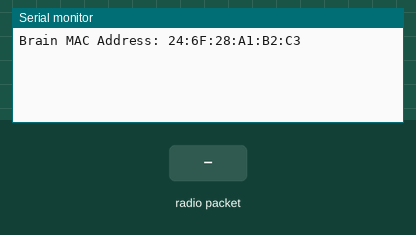
This sketch was run on a simulated ESP32. On the bench: the last lines printed to the serial monitor. Inputs (shaded band) come from the test bench.

Above: at 1.2 s.
1.3 s: radio packet "1" arrives
At 2.0 s:
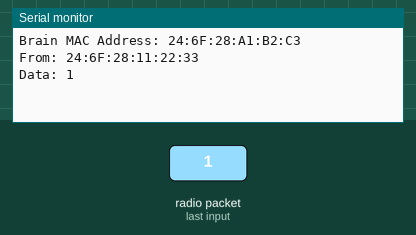
2.8 s: radio packet "0" arrives
At 4.0 s:
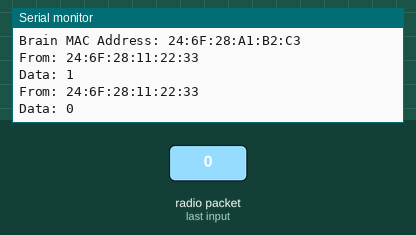
4.3 s: radio packet "2" arrives
At 5.5 s:
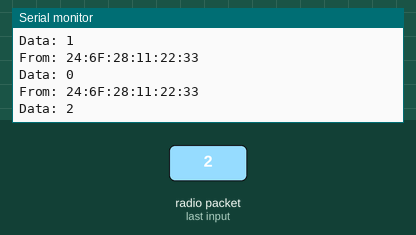

The sketch:

sketch_nov27a.ino
```cpp
#include <WiFi.h>
#include <esp_now.h>

void OnDataRecv(const esp_now_recv_info * info, const uint8_t *incomingData, int len) {
  char macStr[18];
  const uint8_t * mac = info->src_addr;

  snprintf(macStr, sizeof(macStr),
           "%02X:%02X:%02X:%02X:%02X:%02X",
           mac[0], mac[1], mac[2], mac[3], mac[4], mac[5]);

  Serial.print("From: ");
  Serial.println(macStr);

  Serial.print("Data: ");
  Serial.write(incomingData, len);
  Serial.println();
}

void setup() {
  Serial.begin(115200);

  WiFi.mode(WIFI_STA);
  WiFi.disconnect();

  if (esp_now_init() != ESP_OK) {
    Serial.println("ESP-NOW init failed!");
    return;
  }

  esp_now_register_recv_cb(OnDataRecv);

  Serial.print("Brain MAC Address: ");
  Serial.println(WiFi.macAddress());
}

void loop() {

}
```

Measured:
- after the input at 1.3 s, the serial monitor: prints a new line after 0.05 s (image 1)
- after the input at 2.8 s, the serial monitor: prints a new line after 0.05 s (image 2)
- after the input at 4.3 s, the serial monitor: prints a new line after 0.05 s (image 3)
